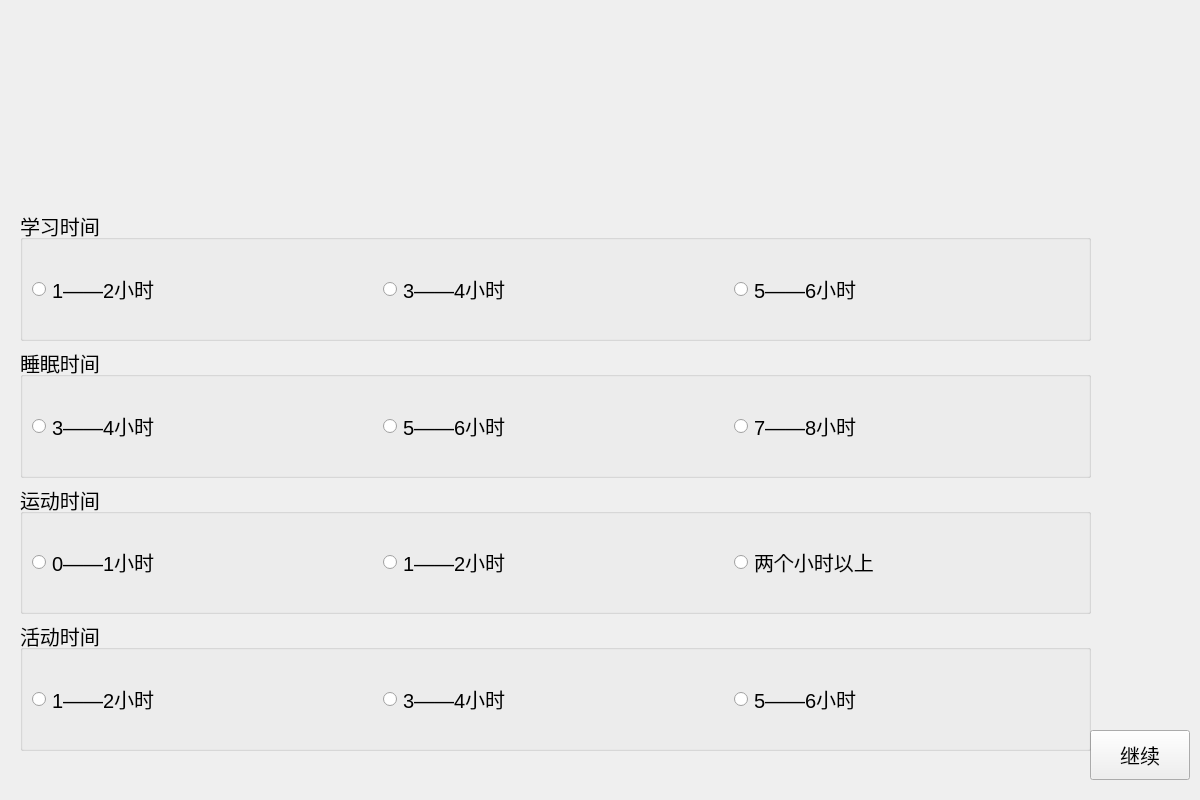
<?xml version="1.0" encoding="UTF-8"?>
<ui version="4.0">
 <class>PPT9</class>
 <widget class="QWidget" name="PPT9">
  <property name="geometry">
   <rect>
    <x>0</x>
    <y>0</y>
    <width>1200</width>
    <height>800</height>
   </rect>
  </property>
  <property name="windowTitle">
   <string>Form</string>
  </property>
  <widget class="QPushButton" name="pushButton">
   <property name="geometry">
    <rect>
     <x>1090</x>
     <y>730</y>
     <width>100</width>
     <height>50</height>
    </rect>
   </property>
   <property name="font">
    <font>
     <pointsize>15</pointsize>
    </font>
   </property>
   <property name="text">
    <string>继续</string>
   </property>
   <property name="icon">
    <iconset resource="res.qrc">
     <normaloff>:/P1-6/IMAGE/jx (2).jpg</normaloff>:/P1-6/IMAGE/jx (2).jpg</iconset>
   </property>
   <property name="iconSize">
    <size>
     <width>30</width>
     <height>30</height>
    </size>
   </property>
  </widget>
  <widget class="QWidget" name="layoutWidget">
   <property name="geometry">
    <rect>
     <x>20</x>
     <y>210</y>
     <width>1071</width>
     <height>541</height>
    </rect>
   </property>
   <layout class="QVBoxLayout" name="verticalLayout_5">
    <item>
     <widget class="QGroupBox" name="groupBox">
      <property name="font">
       <font>
        <pointsize>15</pointsize>
       </font>
      </property>
      <property name="title">
       <string>学习时间</string>
      </property>
      <layout class="QVBoxLayout" name="verticalLayout_4">
       <item>
        <layout class="QHBoxLayout" name="horizontalLayout">
         <item>
          <widget class="QRadioButton" name="radioButton">
           <property name="text">
            <string>1——2小时</string>
           </property>
          </widget>
         </item>
         <item>
          <widget class="QRadioButton" name="radioButton_2">
           <property name="text">
            <string>3——4小时</string>
           </property>
          </widget>
         </item>
         <item>
          <widget class="QRadioButton" name="radioButton_3">
           <property name="text">
            <string>5——6小时</string>
           </property>
          </widget>
         </item>
        </layout>
       </item>
      </layout>
     </widget>
    </item>
    <item>
     <widget class="QGroupBox" name="groupBox_2">
      <property name="font">
       <font>
        <pointsize>15</pointsize>
       </font>
      </property>
      <property name="title">
       <string>睡眠时间</string>
      </property>
      <layout class="QVBoxLayout" name="verticalLayout_3">
       <item>
        <layout class="QHBoxLayout" name="horizontalLayout_2">
         <item>
          <widget class="QRadioButton" name="radioButton_4">
           <property name="text">
            <string>3——4小时</string>
           </property>
          </widget>
         </item>
         <item>
          <widget class="QRadioButton" name="radioButton_5">
           <property name="text">
            <string>5——6小时</string>
           </property>
          </widget>
         </item>
         <item>
          <widget class="QRadioButton" name="radioButton_6">
           <property name="text">
            <string>7——8小时</string>
           </property>
          </widget>
         </item>
        </layout>
       </item>
      </layout>
     </widget>
    </item>
    <item>
     <widget class="QGroupBox" name="groupBox_3">
      <property name="font">
       <font>
        <pointsize>15</pointsize>
       </font>
      </property>
      <property name="title">
       <string>运动时间</string>
      </property>
      <layout class="QVBoxLayout" name="verticalLayout_2">
       <item>
        <layout class="QHBoxLayout" name="horizontalLayout_3">
         <item>
          <widget class="QRadioButton" name="radioButton_7">
           <property name="text">
            <string>0——1小时</string>
           </property>
          </widget>
         </item>
         <item>
          <widget class="QRadioButton" name="radioButton_8">
           <property name="text">
            <string>1——2小时</string>
           </property>
          </widget>
         </item>
         <item>
          <widget class="QRadioButton" name="radioButton_9">
           <property name="text">
            <string>两个小时以上</string>
           </property>
          </widget>
         </item>
        </layout>
       </item>
      </layout>
     </widget>
    </item>
    <item>
     <widget class="QGroupBox" name="groupBox_4">
      <property name="font">
       <font>
        <pointsize>15</pointsize>
       </font>
      </property>
      <property name="title">
       <string>活动时间</string>
      </property>
      <layout class="QVBoxLayout" name="verticalLayout">
       <item>
        <layout class="QHBoxLayout" name="horizontalLayout_4">
         <item>
          <widget class="QRadioButton" name="radioButton_10">
           <property name="text">
            <string>1——2小时</string>
           </property>
          </widget>
         </item>
         <item>
          <widget class="QRadioButton" name="radioButton_11">
           <property name="text">
            <string>3——4小时</string>
           </property>
          </widget>
         </item>
         <item>
          <widget class="QRadioButton" name="radioButton_12">
           <property name="text">
            <string>5——6小时</string>
           </property>
          </widget>
         </item>
        </layout>
       </item>
      </layout>
     </widget>
    </item>
   </layout>
  </widget>
 </widget>
 <resources>
  <include location="res.qrc"/>
 </resources>
 <connections/>
</ui>
